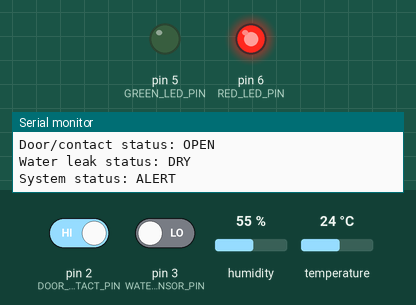
This sketch was run on a simulated Arduino Uno, built with avr-gcc and run on an emulated ATmega328P. Parts: output pins drawn as LEDs (lit = HIGH), the last lines printed to the serial monitor. The test bench sets the inputs (shaded band); at power-on: pin 2 (DOOR_CONTACT_PIN) HIGH, pin 3 (WATER_SENSOR_PIN) LOW, humidity 55 %, temperature 24 °C.

Above: at 2.2 s.
2.3 s: pin 2 (DOOR_CONTACT_PIN) driven LOW
At 4.1 s:
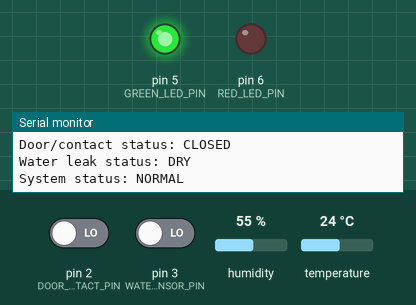
5.0 s: pin 3 (WATER_SENSOR_PIN) driven HIGH
At 6.1 s:
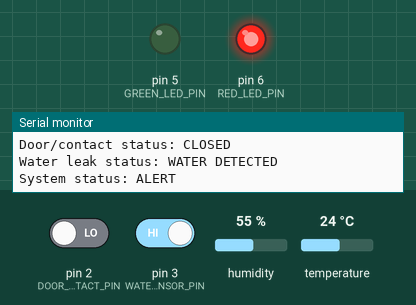
8.5 s: pin 3 (WATER_SENSOR_PIN) driven LOW
At 9.9 s:
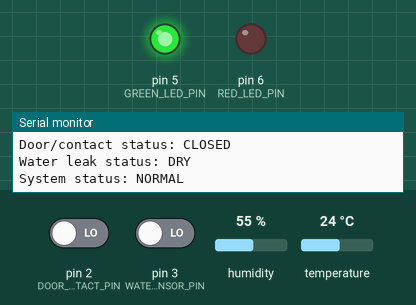
11.2 s: pin 2 (DOOR_CONTACT_PIN) driven HIGH
At 13.7 s:
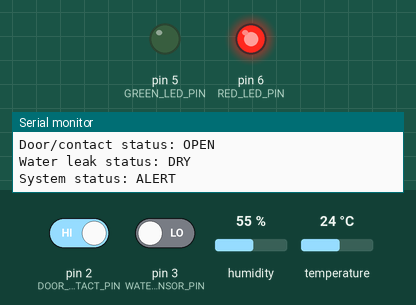
Timing chart, 0 to 15.2 s (numbered marks = the images above; inputs shaded):
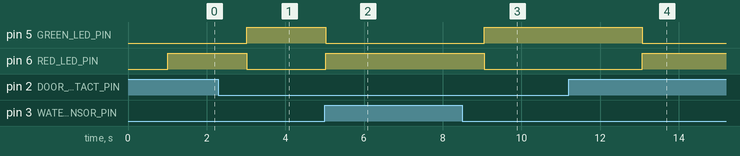

Measured:
- after the input at 2.3 s, pin 5 (GREEN_LED_PIN): LOW → HIGH after 0.72 s; pin 6 (RED_LED_PIN): HIGH → LOW after 0.72 s
- after the input at 5.0 s, pin 5 (GREEN_LED_PIN): HIGH → LOW at once; pin 6 (RED_LED_PIN): LOW → HIGH at once
- after the input at 8.5 s, pin 5 (GREEN_LED_PIN): LOW → HIGH after 0.55 s; pin 6 (RED_LED_PIN): HIGH → LOW after 0.55 s
- after the input at 11.2 s, pin 5 (GREEN_LED_PIN): HIGH → LOW after 1.9 s; pin 6 (RED_LED_PIN): LOW → HIGH after 1.9 s

The sketch:

celestial_mobile_power_trailer_monitor.ino
```cpp
/*
  Celestial Electric Mobile Power Trailer Monitor
  Board: Arduino UNO R4 WiFi or compatible Arduino board

  Purpose:
  Low-voltage monitoring demo for Celestial Electric's mobile power trailer.
  Monitors temperature, humidity, water/leak status, and door/contact status.
  This sketch prints values to the Serial Monitor for bench testing.

  Trailer power context:
  - Two Duracell 12V lead-acid batteries, 810 CCA each, wired in parallel.
  - Parallel wiring keeps the bank at 12V nominal.
  - EcoFlow system is treated as a separate mobile power system.
  - Battery voltage/EcoFlow integration is planned for a later version using
    proper protected interfaces.

  Safety:
  This sketch is for low-voltage monitoring, training, and demonstration only.
  Do not connect an Arduino directly to service equipment, PV circuits, battery
  terminals, inverter terminals, generator controls, transfer switches, utility
  equipment, fire alarm circuits, or any line-voltage wiring.

  Recommended Arduino Cloud variable names:
    temperatureF       float, read-only
    humidityPercent   float, read-only
    waterDetected     boolean, read-only
    doorOpen          boolean, read-only
    systemAlert       boolean, read-only

  Notes:
  - For Arduino Cloud, create the Thing/variables in Arduino Cloud first.
  - Then copy this sensor logic into the Cloud sketch generated by Arduino.
*/

#include <Wire.h>
#include <Adafruit_Sensor.h>
#include <Adafruit_BME280.h>

// -------- Pin assignments --------
const int DOOR_CONTACT_PIN = 2;   // Magnetic contact input, wired to GND when closed
const int WATER_SENSOR_PIN = 3;   // Digital output from water/leak sensor
const int GREEN_LED_PIN    = 5;   // Normal status LED through 220 ohm resistor
const int RED_LED_PIN      = 6;   // Alert status LED through 220 ohm resistor

// Adjust this if your water sensor output is inverted.
// Many digital water sensor modules output HIGH when water is detected.
const int WATER_DETECTED_STATE = HIGH;

// Alert thresholds for demonstration.
const float HIGH_TEMP_F_THRESHOLD = 95.0;
const float HIGH_HUMIDITY_THRESHOLD = 70.0;

Adafruit_BME280 bme;
bool bmeReady = false;

void setup() {
  Serial.begin(115200);
  delay(1000);

  pinMode(DOOR_CONTACT_PIN, INPUT_PULLUP);
  pinMode(WATER_SENSOR_PIN, INPUT);
  pinMode(GREEN_LED_PIN, OUTPUT);
  pinMode(RED_LED_PIN, OUTPUT);

  digitalWrite(GREEN_LED_PIN, LOW);
  digitalWrite(RED_LED_PIN, LOW);

  Serial.println("Celestial Electric Mobile Power Trailer Monitor");
  Serial.println("Low-voltage monitoring demo starting...");

  // Try common BME280 I2C addresses.
  if (bme.begin(0x76)) {
    bmeReady = true;
    Serial.println("BME280 found at address 0x76.");
  } else if (bme.begin(0x77)) {
    bmeReady = true;
    Serial.println("BME280 found at address 0x77.");
  } else {
    bmeReady = false;
    Serial.println("BME280 not found. Check wiring, power, and I2C address.");
  }
}

void loop() {
  float temperatureF = 0.0;
  float humidityPercent = 0.0;

  if (bmeReady) {
    float temperatureC = bme.readTemperature();
    temperatureF = (temperatureC * 9.0 / 5.0) + 32.0;
    humidityPercent = bme.readHumidity();
  }

  // With INPUT_PULLUP and a contact wired to GND when closed:
  // LOW = closed, HIGH = open.
  bool doorOpen = (digitalRead(DOOR_CONTACT_PIN) == HIGH);
  bool waterDetected = (digitalRead(WATER_SENSOR_PIN) == WATER_DETECTED_STATE);

  bool highTemp = bmeReady && (temperatureF >= HIGH_TEMP_F_THRESHOLD);
  bool highHumidity = bmeReady && (humidityPercent >= HIGH_HUMIDITY_THRESHOLD);

  bool systemAlert = waterDetected || doorOpen || highTemp || highHumidity || !bmeReady;

  digitalWrite(GREEN_LED_PIN, systemAlert ? LOW : HIGH);
  digitalWrite(RED_LED_PIN, systemAlert ? HIGH : LOW);

  Serial.println("----------------------------------------");
  if (bmeReady) {
    Serial.print("Temperature: ");
    Serial.print(temperatureF, 1);
    Serial.println(" °F");

    Serial.print("Humidity: ");
    Serial.print(humidityPercent, 1);
    Serial.println(" %");
  } else {
    Serial.println("Temperature/Humidity: sensor not detected");
  }

  Serial.print("Door/contact status: ");
  Serial.println(doorOpen ? "OPEN" : "CLOSED");

  Serial.print("Water leak status: ");
  Serial.println(waterDetected ? "WATER DETECTED" : "DRY");

  Serial.print("System status: ");
  Serial.println(systemAlert ? "ALERT" : "NORMAL");

  delay(2000);
}
```
